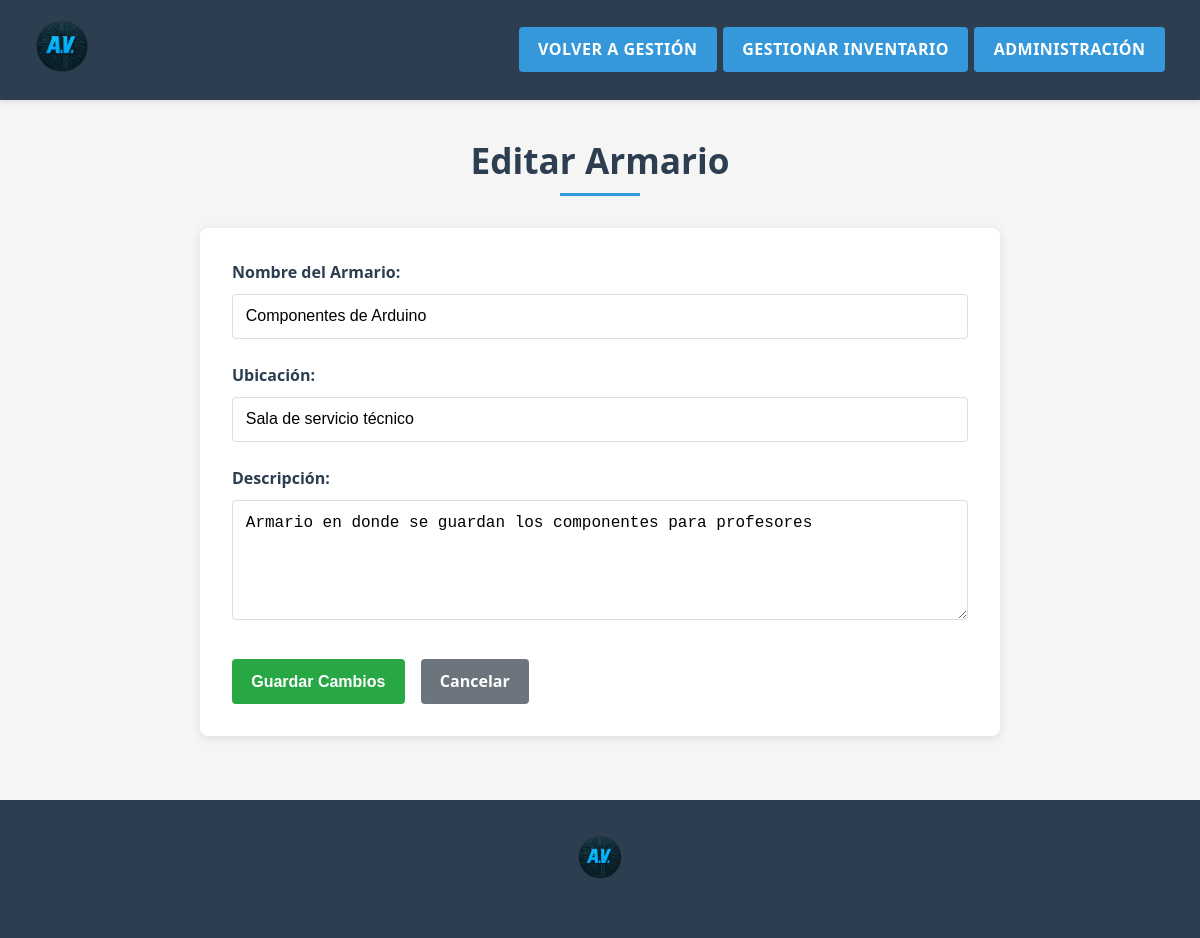
Page /modificar/armarios/editar_armario.php?id=2 (signed in) on the committed database.
### tables this page shows
CREATE TABLE `armarios` (
  `nombre` text NOT NULL,
  `descrip` text NOT NULL,
  `id_tabla` int(16) NOT NULL,
  `ubicacion` text NOT NULL
);

### modificar/armarios/funciones.php (called while the page is built, shortened)
<?php
function baseDatos($consulta)
{
    $conexion = mysqli_connect("localhost", "root", "");
    mysqli_select_db($conexion, "inventario");
    $resultado = mysqli_query($conexion, $consulta);
    return $resultado;
}
?>

### modificar/armarios/editar_armario.php (the view, shortened to what this page needs)
<?php
include("funciones.php");
$id_armario = isset($_GET['id']) ? intval($_GET['id']) : 0;
$armario = null;
if($id_armario > 0) {
    $consulta = "SELECT * FROM armarios WHERE id_tabla = $id_armario";
    $resultado = baseDatos($consulta);
    $armario = mysqli_fetch_assoc($resultado);
} else {
    header("Location: gestion_armarios.php");
    exit;
}
?>
<!DOCTYPE html>
<html lang="es">
<head>
    <link rel="stylesheet" type="text/css" href="../../estilos.css">
</head>
<body>
    <header>
        <div class="logo">
            <a href="gestion_armarios.php" title="Volver">
                <img src="../../img/fotos_pag/logo.png" class="flogo">
            </a>
        </div>
        <nav>
            <a href="gestion_armarios.php" class="btn btn-primary">Volver a gestión</a>
            <a href="../inventario.php" class="btn btn-primary">Gestionar inventario</a>
            <a href="../../usuarios/admin.php" class="btn btn-primary">Administración</a>
        </nav>
    </header>
    <main>
        <div class="titulo">
            <h1>Editar Armario</h1>
        </div>
        <div class="form-container">
            <form method="post">
                <div class="form-group">
                    <label for="nombre">Nombre del Armario:</label>
                    <input type="text" id="nombre" name="nombre" value="<?php echo htmlspecialchars($armario['nombre']); ?>" required>
                </div>
                <div class="form-group">
                    <label for="ubicacion">Ubicación:</label>
                    <input type="text" id="ubicacion" name="ubicacion" value="<?php echo htmlspecialchars($armario['ubicacion']); ?>" required>
                </div>
                <div class="form-group">
                    <label for="descripcion">Descripción:</label>
                    <textarea id="descripcion" name="descripcion"><?php echo htmlspecialchars($armario['descrip']); ?></textarea>
                </div>
                <div class="form-actions">
                    <button type="submit" name="boton" class="btn btn-success">Guardar Cambios</button>
                    <a href="gestion_armarios.php" class="btn btn-secondary">Cancelar</a>
                </div>
            </form>
        </div>
    </main>
    <footer>
        <div class="logo-footer">
            <a href="../../backend.php" title="Volver">
                <img src="../../img/fotos_pag/logo.png" class="flogo">
            </a>
        </div>
    </footer>
</body>
</html>

### estilos.css (style rules this page uses)
* { margin: 0; padding: 0; box-sizing: border-box; }
body { font-family: 'Segoe UI', Tahoma, Geneva, Verdana, sans-serif; line-height: 1.6; color: #333; background-color: #f7f9fc; display: flex; flex-direction: column; min-height: 100vh; }
header { background-color: #2c3e51; color: #fff; padding: 1rem 0; box-shadow: 0 2px 5px rgba(0, 0, 0, 0.1); display: flex; justify-content: space-between; align-items: center; flex-wrap: wrap; }
.logo { padding: 0 2rem; }
.flogo { max-height: 60px; transition: transform 0.3s ease; }
nav { display: flex; flex-wrap: wrap; padding: 0 2rem; }
nav a { color: white; text-decoration: none; padding: 0.5rem 1rem; margin: 0 0.2rem; font-weight: 500; border-radius: 4px; transition: all 0.3s ease; text-transform: uppercase; font-size: 0.9rem; letter-spacing: 0.5px; }
main { flex: 1; padding: 2rem; max-width: 1200px; margin: 0 auto; width: 100%; }
.titulo { text-align: center; margin-bottom: 2rem; position: relative; }
.titulo h1 { font-size: 2.2rem; color: #2c3e50; margin-bottom: 0.5rem; padding-bottom: 0.5rem; position: relative; }
.titulo h1:after { content: ''; position: absolute; bottom: 0; left: 50%; transform: translateX(-50%); width: 80px; height: 3px; background-color: #3498db; }
footer { background-color: #2c3e50; color: #fff; padding: 2rem 0; text-align: center; margin-top: auto; }
.logo-footer { margin-bottom: 1rem; }
.logo-footer img { max-height: 50px; }

### modificar/armarios/editar_armario.php (style rules this page uses)
* { margin: 0; padding: 0; box-sizing: border-box; }
body { font-family: 'Segoe UI', Tahoma, Geneva, Verdana, sans-serif; background: #f5f5f5; min-height: 100vh; }
header { background-color: #2c3e50; color: #fff; padding: 1rem 0; box-shadow: 0 2px 5px rgba(0, 0, 0, 0.1); display: flex; justify-content: space-between; align-items: center; flex-wrap: wrap; }
.logo { padding: 0 2rem; }
.flogo { max-height: 60px; transition: transform 0.3s ease; }
nav { display: flex; flex-wrap: wrap; padding: 0 2rem; }
nav a { color: white; text-decoration: none; padding: 0.5rem 1rem; margin: 0 0.2rem; font-weight: 500; border-radius: 4px; transition: all 0.3s ease; text-transform: uppercase; font-size: 0.9rem; letter-spacing: 0.5px; }
main { padding: 2rem; max-width: 1200px; margin: 0 auto; }
.titulo { text-align: center; margin-bottom: 2rem; position: relative; }
.titulo h1 { font-size: 2.2rem; color: #2c3e50; margin-bottom: 0.5rem; padding-bottom: 0.5rem; position: relative; }
.titulo h1:after { content: ''; position: absolute; bottom: 0; left: 50%; transform: translateX(-50%); width: 80px; height: 3px; background-color: #3498db; }
.form-container { max-width: 800px; margin: 0 auto; background-color: white; padding: 2rem; border-radius: 8px; box-shadow: 0 2px 10px rgba(0, 0, 0, 0.1); }
.form-group { margin-bottom: 1.5rem; }
.form-group label { display: block; margin-bottom: 0.5rem; font-weight: 600; color: #2c3e50; }
.form-group input, .form-group select, .form-group textarea { width: 100%; padding: 0.8rem; border: 1px solid #ddd; border-radius: 4px; font-size: 1rem; }
.form-group textarea { min-height: 120px; resize: vertical; }
.btn { display: inline-block; padding: 0.6rem 1.2rem; border: none; border-radius: 4px; cursor: pointer; font-size: 1rem; font-weight: 600; text-decoration: none; transition: background-color 0.3s; text-align: center; }
.btn-success { background-color: #28a745; color: white; }
.btn-secondary { background-color: #6c757d; color: white; }
.btn-primary { background-color: #3498db; color: white; }
.form-actions { display: flex; gap: 1rem; margin-top: 2rem; }
footer { background-color: #2c3e50; color: #fff; padding: 2rem 0; text-align: center; margin-top: 2rem; }
.logo-footer { margin-bottom: 1rem; }

### rows in the picture
armarios: nombre "Componentes de Arduino", ubicacion "Sala de servicio técnico", descripcion "Armario en donde se guardan los componentes para profesores"
